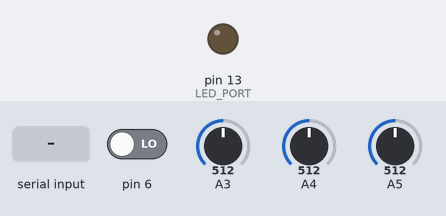
Bench run of a sketch on a simulated Arduino Uno, built with avr-gcc and run on an emulated ATmega328P. Parts: output pins drawn as LEDs (lit = HIGH). Inputs (shaded band) come from the test bench; at power-on: pin 6 LOW, A3 = 512, A4 = 512, A5 = 512. What the sketch prints to the serial monitor is not drawn.

Above: at 1.2 s.
1.3 s: "g" received over Serial
3.0 s: "m1:\n" received over the second serial link
4.5 s: "z" received over Serial
6.0 s: "2" received over the second serial link
7.5 s: "e" received over Serial
9.0 s: "g" received over the second serial link
Timing chart, 0 to 11.5 s (numbered marks = the images above; inputs shaded):
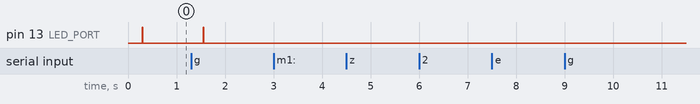

The sketch:

sketch_testtotal2.ino
```cpp
#include <SoftwareSerial.h>

#define LED_PORT 13
#define BT_RX 11
#define BT_TX 10
// TX(RBT-001) <-> 11(Arduino)

#define PORATE 9600
SoftwareSerial btSerial(BT_RX, BT_TX);

// 1:oya, 2:hito, 3:naka, 4:oyaM, 5:hitoM
byte seq[10];
int seqIndex = 0;
byte prevSeq = B00000;

// same flag with seq
#define HISTORY_NUM 20
byte history[HISTORY_NUM];

void setup()
{
  ////////////// arduino
  // Initialize LED port
  pinMode(LED_PORT, OUTPUT);
  digitalWrite(LED_PORT, LOW);
  // Initialize internal serial port (with PC)
  Serial.begin(PORATE);

  ///////////// rn42
  // Initialize software serial port (with Bluetooth)
  btSerial.begin(PORATE);

  //sensor
  pinMode(6, INPUT);

  // visual
  pinMode(13, OUTPUT);
}

int count = 0;
void loop()
{
  char c;

  // Read from software serial port (with Bluetooth)
  if (btSerial.available()){
    c = btSerial.read();
    Serial.write( c );
  }

  // read mage
  boolean mage1 = readMageSensor(A3, 0.45);
  boolean mage2 = readMageSensor(A4, 2.2);
  boolean mage3 = readMageSensor(A5, 2.2);

  // read hall 1
  boolean hall1 = digitalRead(6) > 0;

  byte current = B00000;
  if(mage1){
    current = current | B00001;
  }
  if(mage2){
    current = current | B00010;
  }
  if(mage3){
    current = current | B00100;
  }
  if(hall1){
    current = current | B01000;
  }

  history[count] = current;
  count++;
  // average check
  if(count == HISTORY_NUM){
    int temp[256];
    int i;
    for(i=0; i<256; i++){
      temp[i] = 0;
    }
    for(i=0; i< HISTORY_NUM; i++){
      temp[history[i]] += 1;
    }
    for(i=0; i<256; i++){
      if(temp[i] > HISTORY_NUM * 0.8){
        // ok add seq
        addSeq((byte)i);
        break;
      }
    }
    count = 0;
  }

//  Serial.println("m1:" + String(mage1));
//  Serial.println("m2:" + String(mage2));
//  Serial.println(hall1);
//  Serial.println(current);

  //test
  if (Serial.available()){
    c = Serial.read();

    if(c == 'z'){
      Serial.write(c);
      sendKey((byte)0x1D);
    }
    if(c == 'e'){
      Serial.write(c);
      sendKey((byte)0x00);
    }
    if(c == 'g'){
      Serial.println("output force");
      doSeq();
      prevSeq = B00000;
    }
    if(c == 'f'){
      Serial.println("output force here");
      seq[0] = 2;
      seqIndex = 1;
      doSeq();
      prevSeq = B00000;
    }
  }


  delay(15);
}

void addSeq(byte current){
  if(current == prevSeq){
    //Serial.println("no change");
    return;
  }
  prevSeq = current;
  ledFlash();

  if(current == B00000){
    Serial.println("pop:" + String(current));
    // reset
    if(seqIndex > 0){
      doSeq();
    }else{
      Serial.println("no seq");
    }
    return;
  }else{
    Serial.println("addseq:" + String(current));
    seq[seqIndex] = current;
    seqIndex++;
  }
}

void doSeq(){
  String s = "";
  int i;
  for(i=0; i<seqIndex; i++){
    s += String(seq[i]);
  }
  Serial.println("seq is " + s);

  if(s == "2"){
    Serial.println("right");
    sendKey((byte) 0x4F);
  }
  if(s == "1"){
    Serial.println("left");
    sendKey((byte) 0x50);
  }
  if(s == "32"){
    Serial.println("presen start(shift + F5)");
    sendKeyModifier((byte) 0x3E, (byte) 0x02);
  }
  if(s == "762"){
    Serial.println("close(alt + F4)");
    sendKeyModifier((byte) 0x3D, (byte) 0x04);
  }
  if(s == "267"){
    Serial.println("hello,world!");
    sendKey((byte) 0x0B);
    sendKey((byte) 0x08);
    sendKey((byte) 0x0F);
    sendKey((byte) 0x0F);
    sendKey((byte) 0x12);
    sendKey((byte) 0x36);//,
    sendKey((byte) 0x1A);
    sendKey((byte) 0x12);
    sendKey((byte) 0x15);
    sendKey((byte) 0x0F);
    sendKey((byte) 0x07);
    sendKeyModifier((byte) 0x1E, (byte) 0x02);
  }
  if(s == "24"){
    Serial.println("esc");
    sendKey((byte) 0x29);
  }
  if(s == "21"){
    Serial.println("enter");
    sendKey((byte) 0x28);
  }
  seqIndex = 0;
}

boolean readMageSensor(int port, float limit){
  int mageValue = analogRead(port);
  float voltage = mageValue * (5.0 / 1023.0);
  //Serial.print(voltage);
  return voltage > limit;
}

void sendKeyModifier(byte key, byte modifier){
  sendKeyCode(key, modifier);
  delay(100);
  sendKeyCode((byte)0x00, (byte)0x00);
}

void sendKey(byte key){
  sendKeyModifier(key, (byte)0x00);
}
void sendKeyCode(byte key, byte modifier){
    btSerial.write(0xFD); // Raw Report Mode
    btSerial.write(0x09); // Length
    btSerial.write(0x01); // Descriptor 0x01=Keyboard

    btSerial.write(modifier);
    btSerial.write((byte)0x00);
    btSerial.write(key);
    btSerial.write((byte)0x00);
    btSerial.write((byte)0x00);
    btSerial.write((byte)0x00);
    btSerial.write((byte)0x00);
    btSerial.write((byte)0x00);
}

void ledFlash(){
  digitalWrite(13, HIGH);   // turn the LED on (HIGH is the voltage level)
  delay(10);              // wait for a second
  digitalWrite(13, LOW);    // turn the LED off by making the voltage LOW
  delay(10);              // wait for a second
}
```

Measured:
- after the input at 1.3 s, pin 13 (LED_PORT): LOW → HIGH after 0.25 s, → LOW 0.01 s later
- after the input at 3.0 s, every drawn part: stays the same
- after the input at 4.5 s, every drawn part: stays the same
- after the input at 6.0 s, every drawn part: stays the same
- after the input at 7.5 s, every drawn part: stays the same
- after the input at 9.0 s, every drawn part: stays the same
